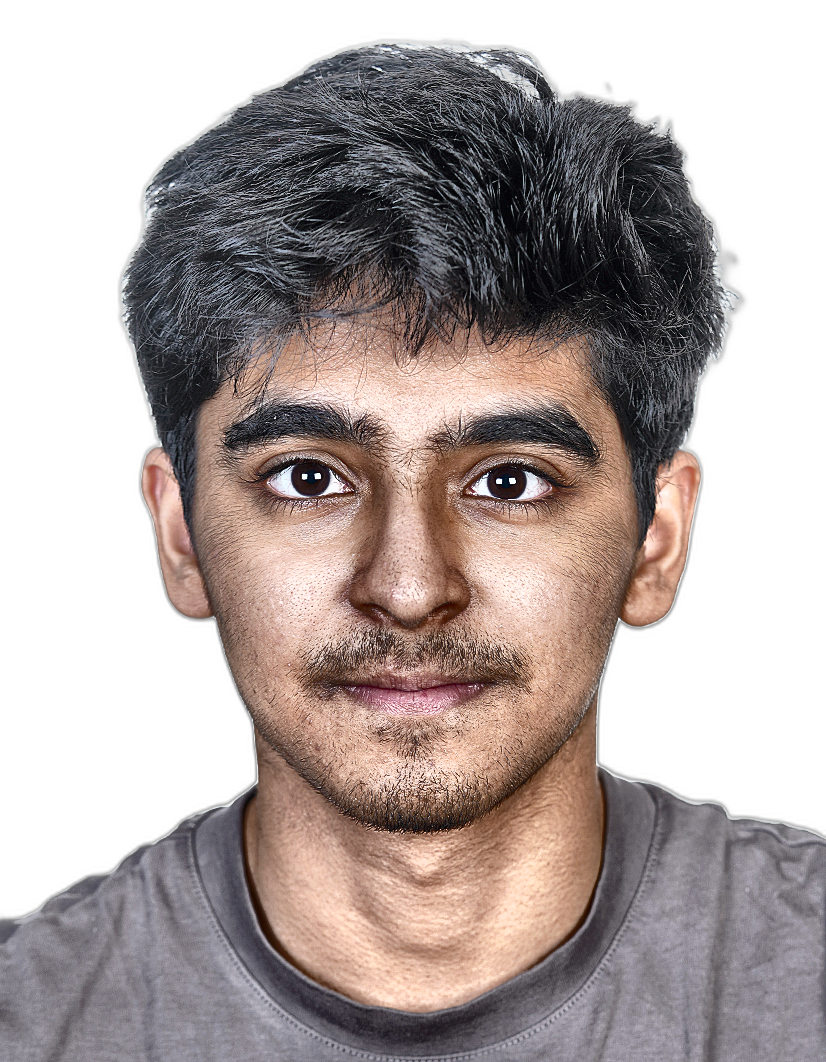
#> input picture assets/photo-ready.png, 826 x 1062 px, found by its file name
$ python render_portrait.py
#> lines starting #> are read from the running program, lines starting #| are printed output that depends on the picture
#!/usr/bin/env python3
"""Convert assets/photo-ready.png into a self-drawing ASCII portrait.svg."""
from pathlib import Path
from xml.sax.saxutils import escape

from PIL import Image

GLYPHS = " '.,:;~+*xXO#"
ACCENT = "#2EFFB8"
BG = "#0d1117"

COLS = 80
CHAR_W = 8.6
CHAR_H = 15
FONT_SIZE = 15
ROW_STAGGER_MS = 40
ROW_FADE_MS = 220


def image_to_rows(path, cols=COLS):
    img = Image.open(path).convert("L")
    w, h = img.size
    rows = max(1, round(cols * (h / w) * 0.55))
    img = img.resize((cols, rows))
    pixels = list(img.getdata())
    lines = []
    n = len(GLYPHS) - 1
    for r in range(rows):
        row_pixels = pixels[r * cols:(r + 1) * cols]
        line = "".join(GLYPHS[min(n, int((255 - p) / 255 * n))] for p in row_pixels)
        lines.append(line)
    return lines


def render_svg(lines):
    width = COLS * CHAR_W
    height = len(lines) * CHAR_H + 20
    parts = [
        f'<svg viewBox="0 0 {width:.0f} {height:.0f}" xmlns="http://www.w3.org/2000/svg">',
        "<defs>",
        f"<style>text {{ font-family: 'Courier New', monospace; font-size: {FONT_SIZE}px; "
        f"fill: {ACCENT}; white-space: pre; }}</style>",
        "</defs>",
        f'<rect width="100%" height="100%" fill="{BG}" rx="6"/>',
    ]
    # Fade each row in directly on the <text> element (opacity animate on a
    # leaf shape, not a clipPath or <g> wrapper) - this is the pattern that
    # actually survives GitHub's <img>-embedded SVG rendering.
    for i, line in enumerate(lines):
        y = (i + 1) * CHAR_H
        begin = i * ROW_STAGGER_MS
        parts.append(
            f'<text x="4" y="{y}" opacity="0">{escape(line)}'
            f'<animate attributeName="opacity" from="0" to="1" begin="{begin}ms" '
            f'dur="{ROW_FADE_MS}ms" fill="freeze"/></text>'
        )
    parts.append("</svg>")
    return "\n".join(parts)


def main():
    src = "assets/photo-ready.png"
    if not Path(src).exists():
        raise SystemExit(f"missing {src} - run tools/clean_photo.py first")
    lines = image_to_rows(src)
#> in image_to_rows, `img = Image.open(path).convert("L")`:
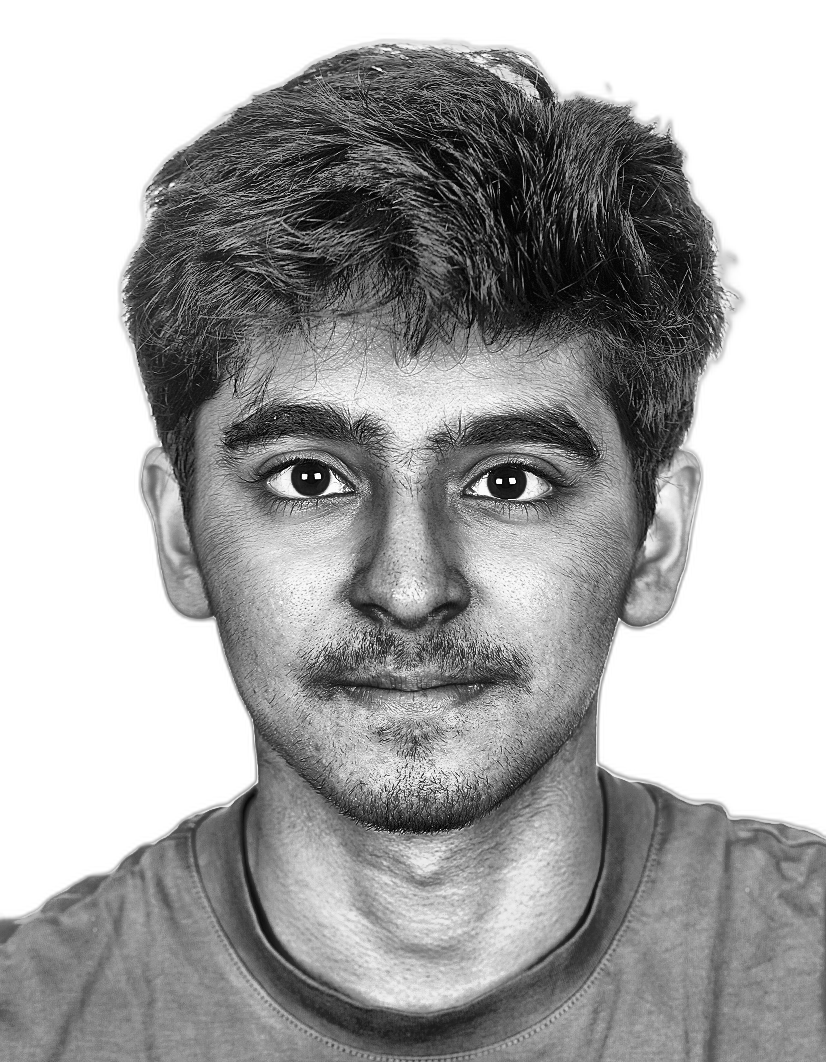
#> img: PIL image 826x1062 L; min 0, max 255, mean 167.9
#> in image_to_rows, `img = img.resize((cols, rows))`:
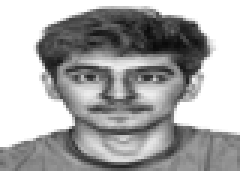
#> img: PIL image 80x57 L (shown 3 times larger); min 10, max 255, mean 167.8
#> in image_to_rows, `pixels = list(img.getdata())`: pixels = 4560 values, max 255 at index 0, min 10 at index 1175, mean 167.8
#> after the loop in image_to_rows, `for r in range(rows):`: lines = 57 items
#> lines = 57 items
    Path("portrait.svg").write_text(render_svg(lines))
#> in render_svg, `height = len(lines) * CHAR_H + 20`: height = 875
#> the loop in render_svg, `for i, line in enumerate(lines):` made 57 passes
#> (y, begin) on passes 1 to 12: (15, 0), (30, 40), (45, 80), (60, 120), (75, 160), (90, 200), (105, 240), (120, 280), (135, 320), (150, 360), (165, 400), (180, 440)
#> after the loop in render_svg, `for i, line in enumerate(lines):`: parts = 62 items
    print(f"wrote portrait.svg ({len(lines)} rows x {COLS} cols)")
#| wrote portrait.svg (57 rows x 80 cols)


if __name__ == "__main__":
    main()
